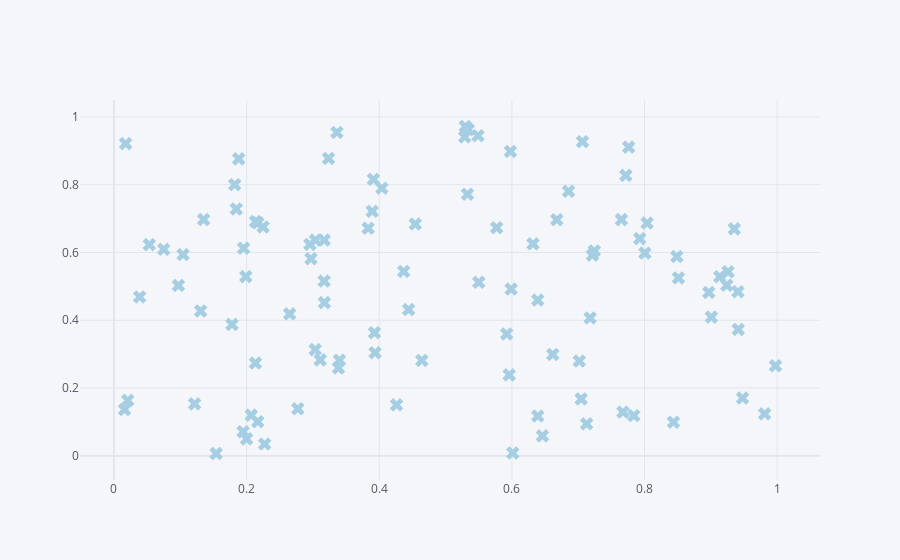

Notebook code cell kept with this figure:
### Code cell
df.iplot(kind='scatter',x='a',y='b',mode='markers',symbol='x',colorscale='paired')
